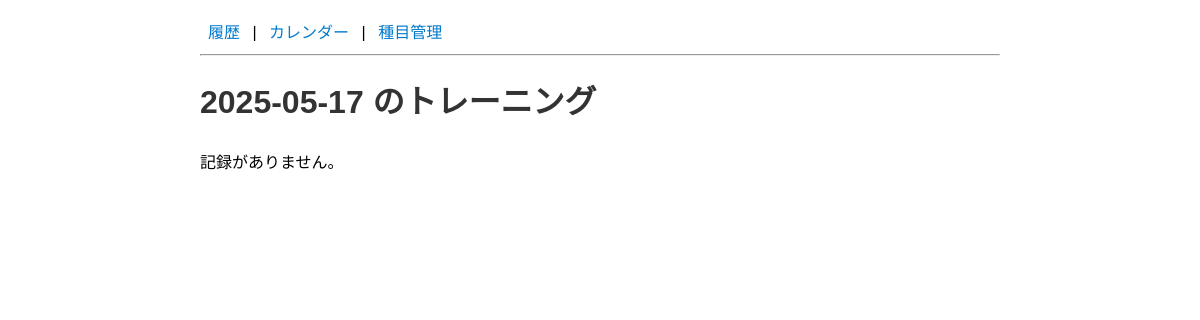
/day/2025-05-17, run on an earlier commit of the app's database.
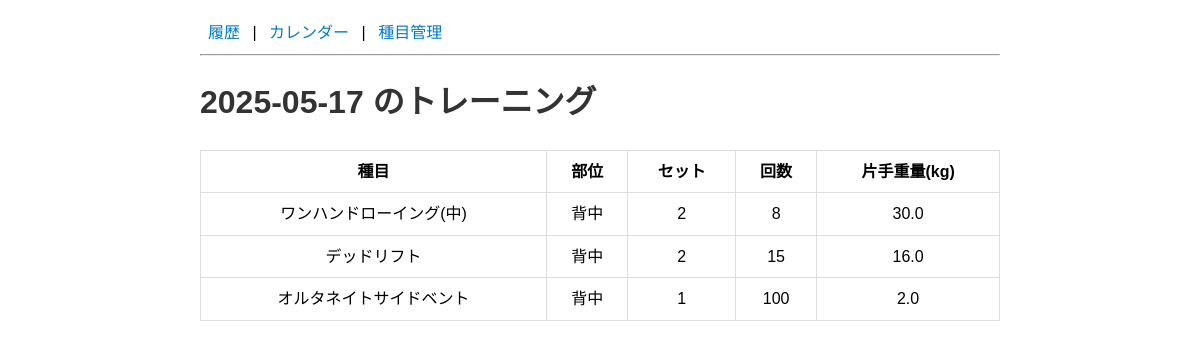
And on a later commit of the database.
### tables this page shows
CREATE TABLE workouts (
           id INTEGER PRIMARY KEY,
           exercise_id INTEGER NOT NULL,
           date TEXT NOT NULL,
           sets INTEGER NOT NULL,
           reps INTEGER NOT NULL,
           weight REAL NOT NULL, intensity TEXT, note TEXT,
           FOREIGN KEY(exercise_id) REFERENCES exercises(id)
       );

CREATE TABLE exercises (
           id INTEGER PRIMARY KEY,
           name TEXT NOT NULL,
           muscle_group TEXT NOT NULL
       , memo TEXT, video_url TEXT, default_sets INTEGER, default_reps INTEGER, default_weight REAL);

### app.py (the view)
@app.route('/day/<date>')
def day_detail(date):
    conn = get_db_connection()
    rows = conn.execute('''
        SELECT w.date, e.name, e.muscle_group, w.sets, w.reps, w.weight
        FROM workouts w
        JOIN exercises e ON w.exercise_id = e.id
        WHERE w.date = ?
        ORDER BY w.id ASC
    ''', (date,)).fetchall()
    conn.close()
    return render_template('day_detail.html', workouts=rows, date=date)

### app.py (called while the page is built)
def get_db_connection():
    conn = sqlite3.connect(DB_PATH)
    conn.row_factory = sqlite3.Row  # 行を辞書のように扱えるよう設定
    return conn

### templates/day_detail.html (shortened to what this page needs)
{% extends 'base.html' %}
{% block content %}
<h1>{{ date }} のトレーニング</h1>
{% if workouts %}
<table>
  <tr>
    <th>種目</th>
    <th>部位</th>
    <th>セット</th>
    <th>回数</th>
    <th>片手重量(kg)</th>
  </tr>
  {% for w in workouts %}
  <tr>
    <td>{{ w.name }}</td>
    <td>{{ w.muscle_group }}</td>
    <td>{{ w.sets }}</td>
    <td>{{ w.reps }}</td>
    <td>{{ w.weight }}</td>
  </tr>
  {% endfor %}
</table>
{% else %}
<p>記録がありません。</p>
{% endif %}
{% endblock %}

### templates/base.html (shortened to what this page needs)
<!DOCTYPE html>
<html lang="ja">
<head>
  <link rel="stylesheet" href="{{ url_for('static', filename='style.css') }}">
</head>
<body>
  <nav>
    <a href="{{ url_for('index') }}">履歴</a> |
    <a href="{{ url_for('calendar_view') }}">カレンダー</a> |
    <a href="{{ url_for('exercises') }}">種目管理</a>
  </nav>
  <hr>
  {% block content %}{% endblock %}
</body>
</html>

### static/style.css (style rules this page uses)
body { font-family: Arial, sans-serif; max-width: 800px; margin: 20px auto; line-height: 1.6; }
nav a { margin: 0 8px; text-decoration: none; color: #007acc; }
table { width: 100%; border-collapse: collapse; margin-top: 16px; }
th, td { border: 1px solid #ddd; padding: 8px; text-align: center; }
h1, h2 { color: #333; }

What changed in the data, as far as the page shows it:
now on this page (row edited): workouts: name "ワンハンドローイング(中)", muscle_group "背中", sets "2", reps "8", weight "30.0"
added workouts: name "デッドリフト", muscle_group "背中", sets "2", reps "15", weight "16.0"
added workouts: name "オルタネイトサイドベント", muscle_group "背中", sets "1", reps "100", weight "2.0"
Also different on the page:
text no longer shown: "記録がありません。"
text now shown: "種目 部位 セット 回数 片手重量(kg)"
